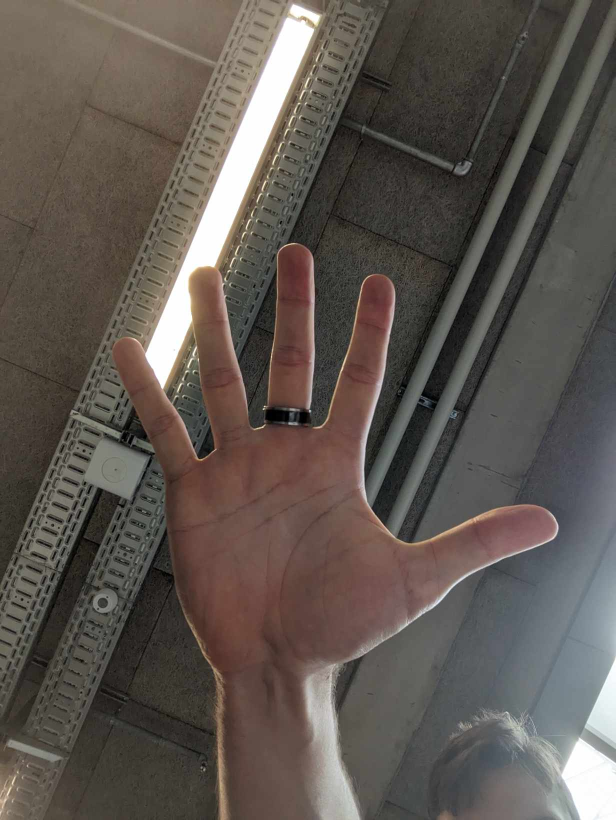
#> input picture Data/Stop_start/382573507_1088223195953916_5399707712868807920_n.jpg, 1232 x 1640 px, given as the content of the folder Data/bil, which was not available (shown at 1/2 size)
$ python preprocessing_nonbinary.py
#> lines starting #> are read from the running program, lines starting #| are printed output that depends on the picture
import cv2
import os

def image_binary(input_path, output_path, output_suffix="vid3"):
#> called with output_path = 'Data/Stop_start', output_suffix = 'vid3'
    image = cv2.imread(input_path)
#> image is the input picture: shape (1640, 1232, 3); mean B, G, R 80.4, 86.4, 94.1

    # Check if the image is loaded successfully
    if image is None:
        print(f"Error: Unable to load image at {input_path}")
        return
    height, width = image.shape[:2]
#> height = 1640; width = 1232
    cut_percentage = 0.9
    cut_height = int(height * cut_percentage)
#> cut_height = 1476
    cut_image = image[:cut_height, :]
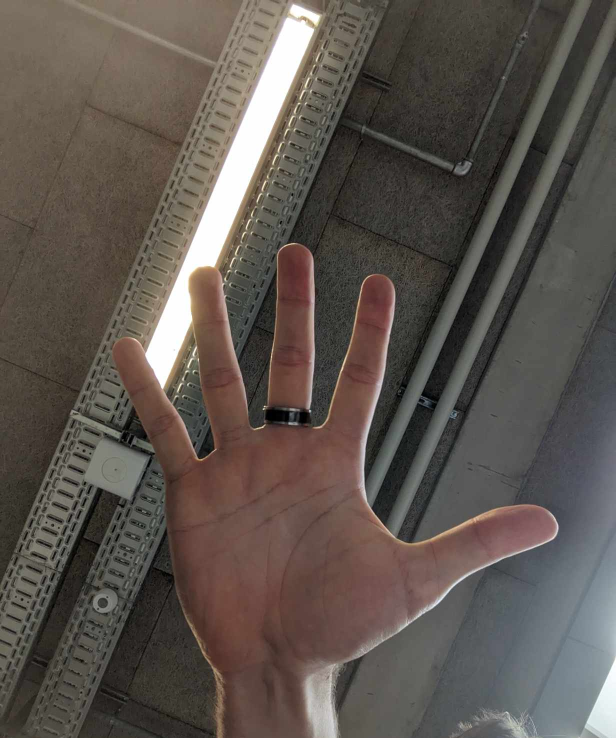
#> cut_image: shape (1476, 1232, 3) (shown at 1/2 size); mean B, G, R 78.7, 84.9, 92.9

    cv2.destroyAllWindows()

    # Get the original filename without extension
    file_name, file_extension = os.path.splitext(os.path.basename(input_path))

    # Save the processed image with a modified filename
    output_image_path = os.path.join(output_path, file_name + output_suffix + file_extension)
    cv2.imwrite(output_image_path, cut_image)

if __name__ == "__main__":
    input_folder = "Data/bil"
    output_folder = "Data/Stop_start"

    # Ensure the output folder exists
    os.makedirs(output_folder, exist_ok=True)

    # Process all images in the input folder
    for filename in os.listdir(input_folder):
        if filename.endswith(".png") or filename.endswith(".jpg"):
            input_path = os.path.join(input_folder, filename)
            image_binary(input_path, output_folder)

$ run again, on Data/Stop_start/PXL_20230929_082940209.jpg
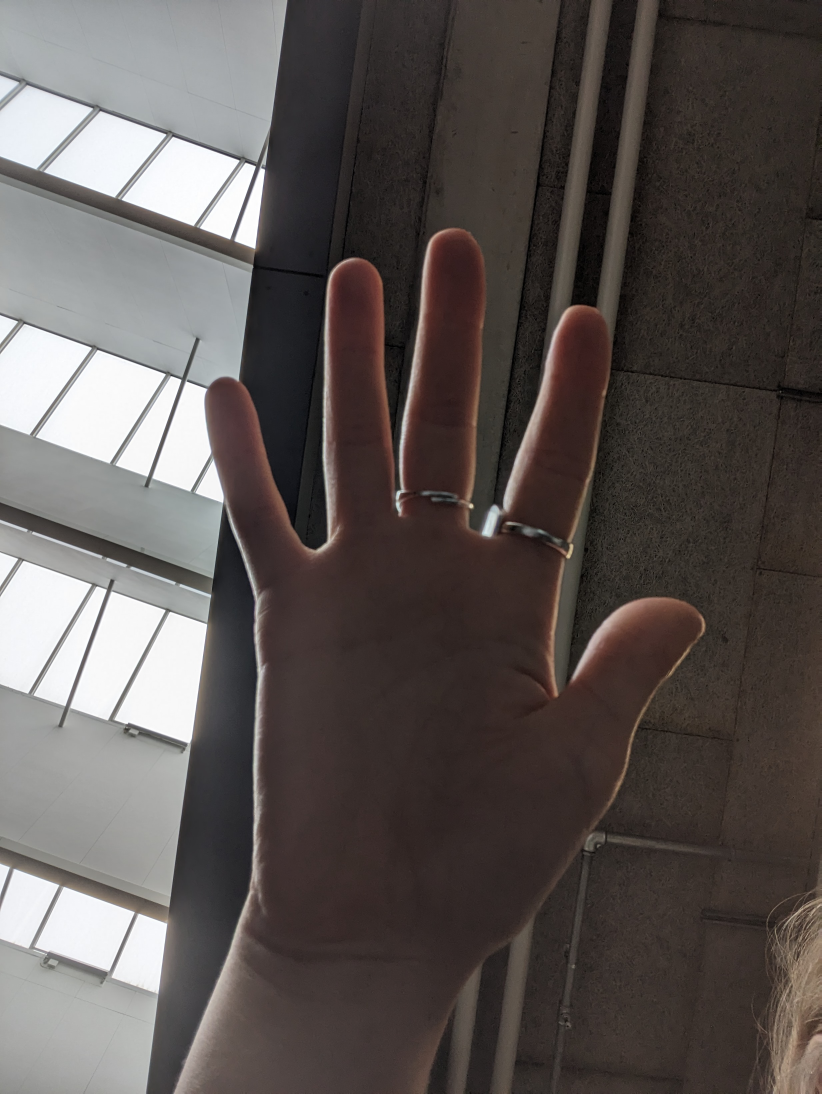
#> input picture Data/Stop_start/PXL_20230929_082940209.jpg, 2464 x 3280 px, given as the content of the folder Data/bil, which was not available (shown at 1/3 size)
#> in image_binary, image is the input picture: shape (3280, 2464, 3); mean B, G, R 82.4, 84.8, 91.5
#> in image_binary, `cut_image = image[:cut_height, :]`:
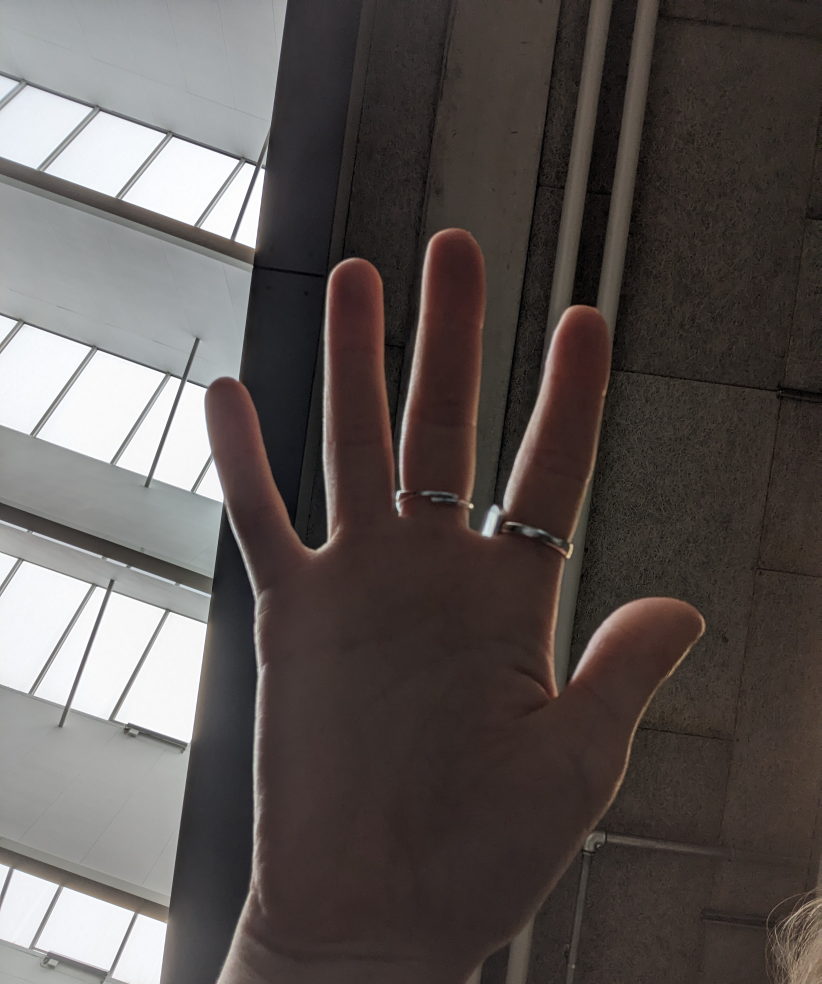
#> cut_image: shape (2952, 2464, 3) (shown at 1/3 size); mean B, G, R 82.6, 84.8, 91.4

$ run again, on Data/Stop_start/PXL_20230929_082941333.jpg
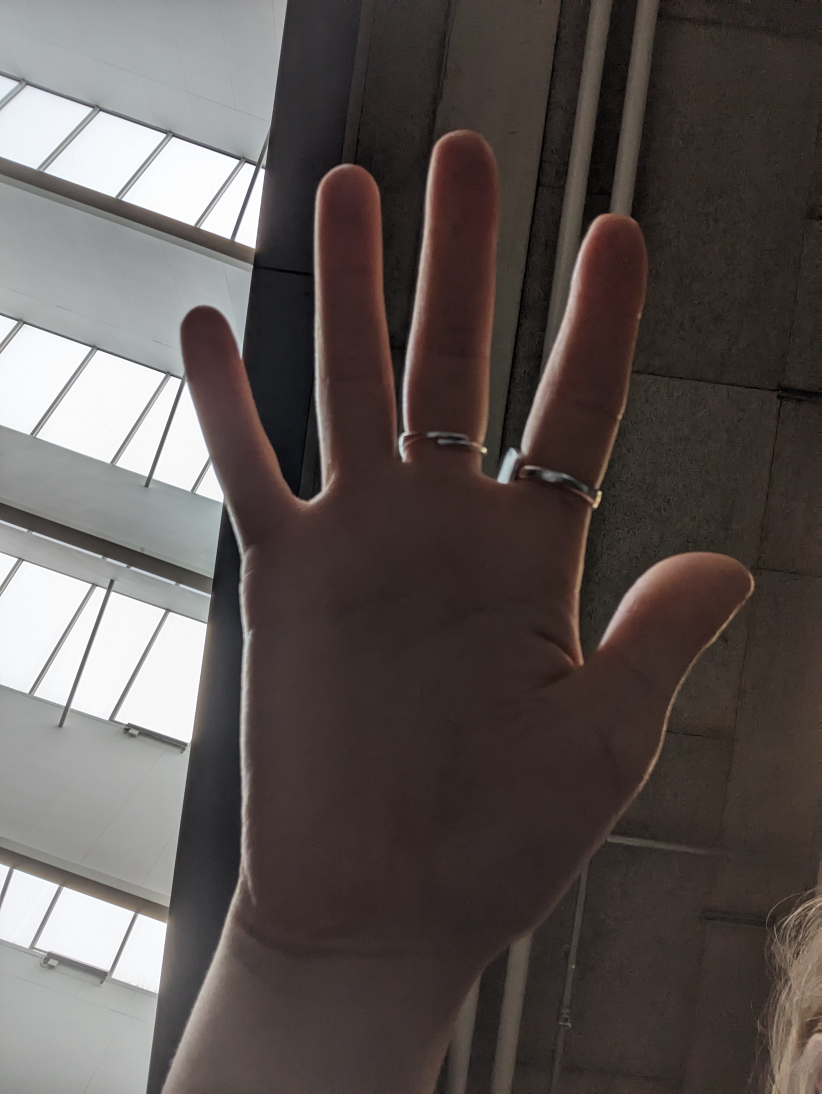
#> input picture Data/Stop_start/PXL_20230929_082941333.jpg, 2464 x 3280 px, given as the content of the folder Data/bil, which was not available (shown at 1/3 size)
#> in image_binary, image is the input picture: shape (3280, 2464, 3); mean B, G, R 81.6, 84, 91.5
#> in image_binary, `cut_image = image[:cut_height, :]`:
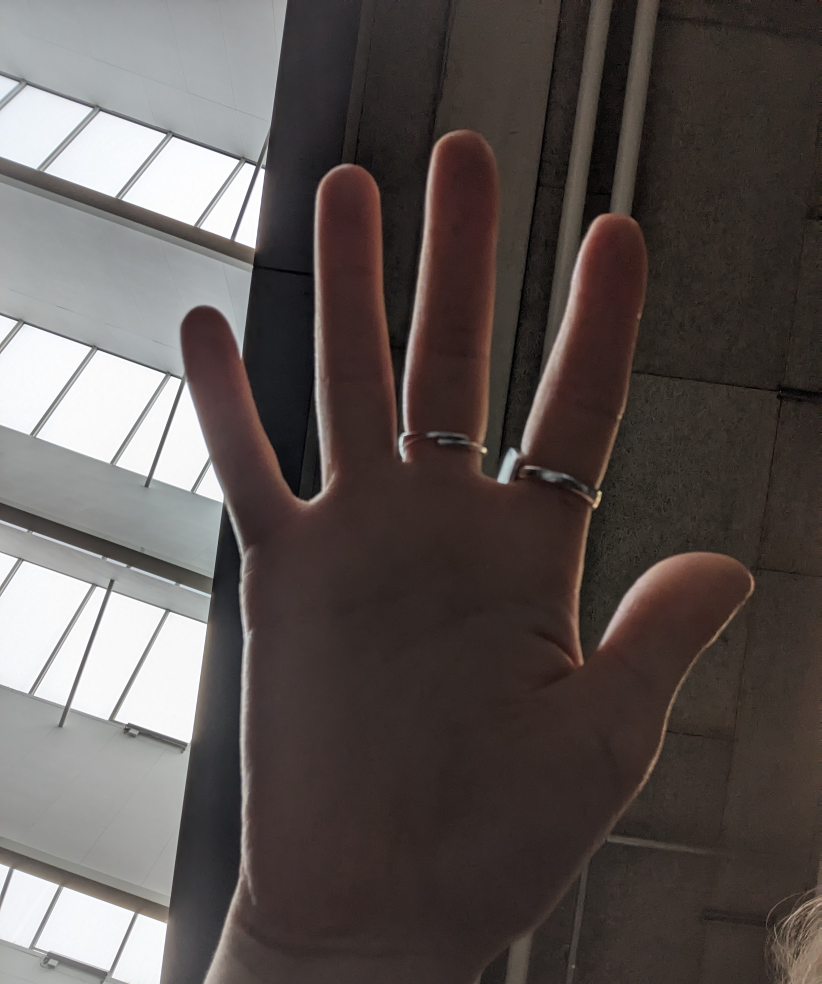
#> cut_image: shape (2952, 2464, 3) (shown at 1/3 size); mean B, G, R 81.8, 84.1, 91.6

$ run again, on Data/Stop_start/PXL_20230929_082950659.jpg
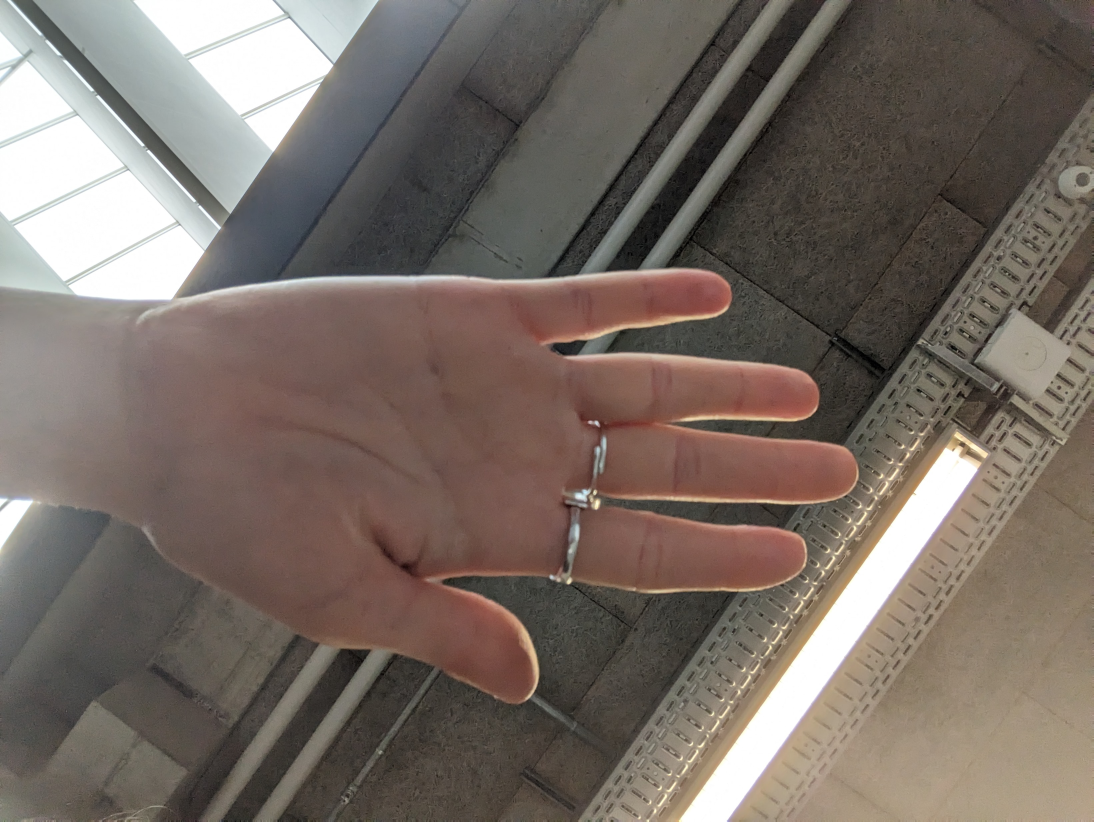
#> input picture Data/Stop_start/PXL_20230929_082950659.jpg, 3280 x 2464 px, given as the content of the folder Data/bil, which was not available (shown at 1/3 size)
#> in image_binary, image is the input picture: shape (2464, 3280, 3); mean B, G, R 100.4, 108, 119.1
#> in image_binary, `cut_image = image[:cut_height, :]`:
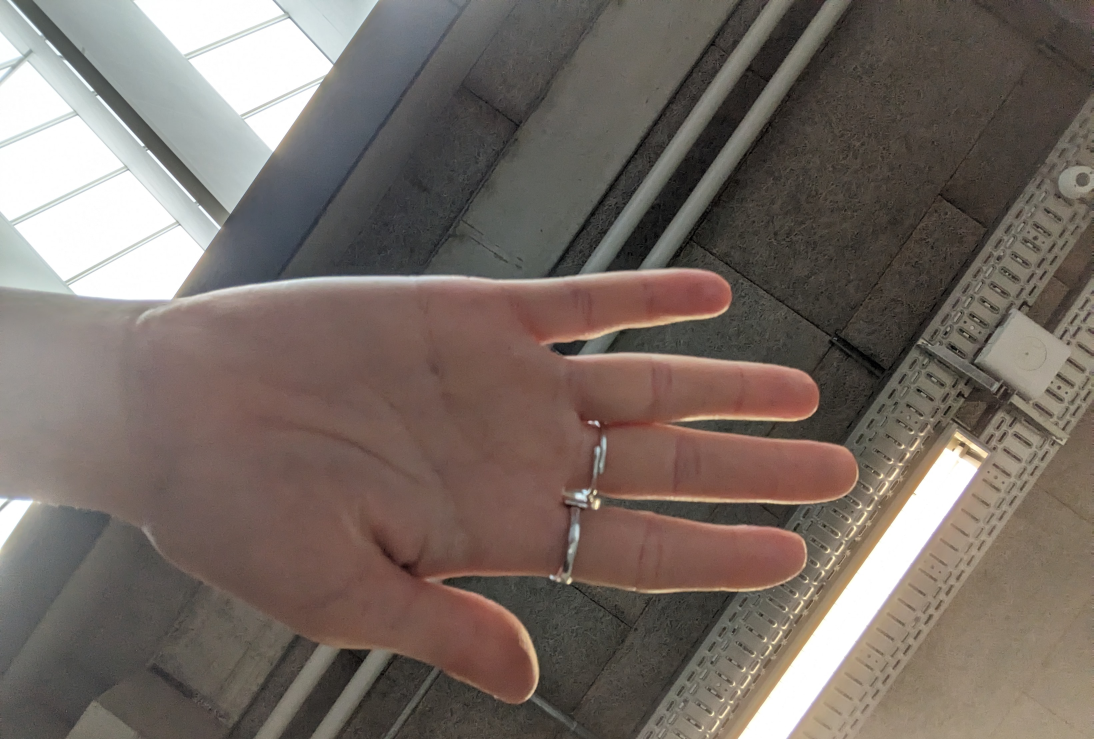
#> cut_image: shape (2217, 3280, 3) (shown at 1/3 size); mean B, G, R 100.3, 107.3, 118.4
